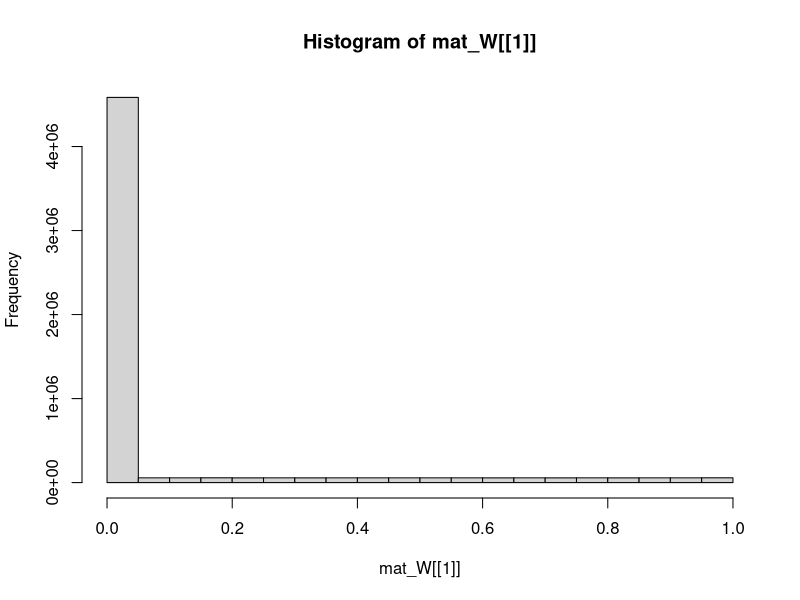
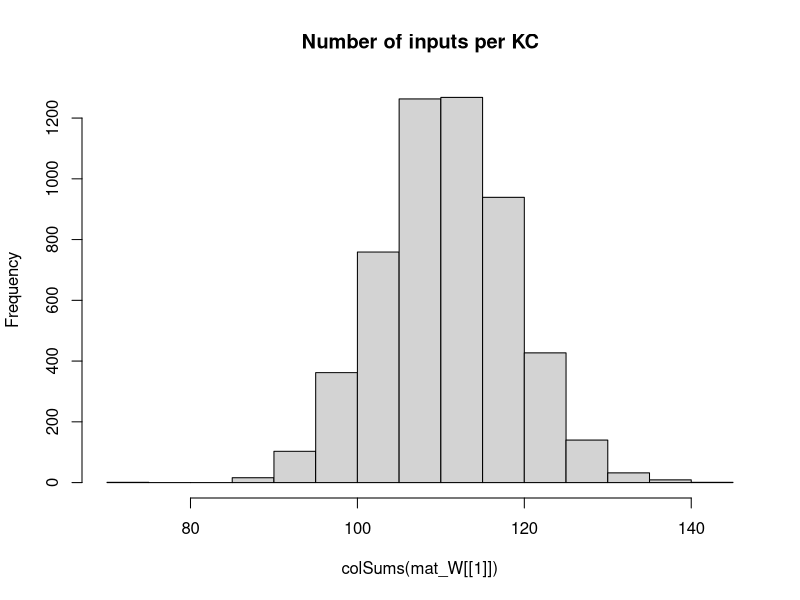

Write R code to recreate these figures, in order. (Note: this script raises an error after producing the figures.)
## Development Code for Willsaw NN image recognition of zfish larva
## KL 2021
## I will implement a MB random kernel NN as in my Ant Navigation paper 
## This Files Trains the weights of  2 Layer Net : Random Expansion Feature Layer (Random Kernel Trick) -> Perceptron Output neuron 
## The connections in L1 Random Sparse Net are data independent, while L2 wights are trained via +ve larva head template samples to filter patterns that look like larva
## The input images are labeled as Fish and non fish according to the folder they are placed.
# Output is saved as pgm images which are then loaded by tracker software so as to implemend the simple classifier net implemended here 

library("pixmap")
library("yaml")


## Initialiaze the random Weight vector of an L1 (KC) neuron  
init_random_W <- function(m,p){
  # Draw random Number N of Sampled Inputs From Binomial
  n <- rbinom(1,NROW(m),p)
  ## Set N random synapses as inputs to KC
  idx <- sample(1:NROW(m),n)
  m <- runif(NROW(m))/100 ##Weak Synapses
  ## Likely Stronger Subset
  m[idx] <- runif(n) #1/NROW(m)
  return (m)
}

## Sigmoid//logistic Transfer Function
N_transfer <- function(activation)
{
  return (1/(1+exp(-activation)))
}


## Derivative Sigmoid/logistic Transfer Function
N_transfer_D <- function(activation)
{
  return (N_transfer(activation)*(1-N_transfer(activation)) )
}

N_activation <- function(X,W,B)
{
  ## If more Than Half input units (based on Avg inputs) is active - then activate KC
  
  #  if ( sum(X) > KC_THRES )
  #    return (1)
  # else
  ## Bias is just another W attached to a fixed Input 1
  return (X%*%W + B)
}

## Copies A Smaller Matrix To the Middle of a larger one - (Pasting Image on larger canvas)
matrix_paste <- function(src,target)
{
  x_offset <- round((ncol(target)- ncol(src))/2 )
  y_offset <- round((nrow(target)- nrow(src))/2 )
  target[ (1+y_offset):(y_offset+nrow(src)),(1+x_offset):(x_offset+ncol(src))] <-src
  return(target)
}


sparse_binarize <- function(X,INPUT_SPARSENESS)
{
  ## Binarize Input Image / Set Sparsensess ##
  pxsparse = 1.0
  thres_bin = mean(X)
  max_iter = 100
  
  while (pxsparse > INPUT_SPARSENESS & max_iter > 0)
  {
    X_bin <-  as.numeric(X > thres_bin)
    pxsparse <- sum(as.numeric(X_bin[X_bin > 0]))/length(X_bin)
    thres_bin = thres_bin + 0.01;
    max_iter = max_iter + 1
  }
  
  
  message("Input Sparseness:",pxsparse)
  
  return(X_bin)
}



### EXPORT MAtrix to YAML for !!opencv-matrix##
matrixToYamlForOpenCV <- function(mat)
{
  ##!!opencv-matrix
  strHeader <- "!!opencv-matrix\n rows: %d\n cols: %d\n dt: f\n data:["
  ## Matrix Will Be saved Transposed Because Data serial Reading Order is by row in OpenCV while Here Serialization is By Column
  strHeader <- sprintf(strHeader,nrow(mat),ncol(mat))
  strData = ""
  lineWidth = 100#min(100,length(mat))
  
  ## COMMENTED OUT AS SUDDENLY as.yaml started adding new Lines in data automatically - The following routine does this manually
  # ##Long Strings Need to be broken by New Lines otherwise OPENCV FIle Storage FAils
  # if (length(mat) > lineWidth){
  #   fcon<- tempfile("matrixYaml")
  #   
  #   ## Need to export To TEMP file as string Concat Is too SLOW
  #   for (i in seq(1,length(mat),lineWidth) ){
  #     write(mat[i:min(i+lineWidth-1,length(mat)-1)], file = fcon,ncolumns = 100, append = TRUE, sep = ", ")
  #     ##cat(",",file = fcon, append = TRUE,fill=FALSE)
  #     #strData = paste0(strData, toString(mat[i:min(i+lineWidth,length(mat))],"\n",width=0))
  #   }
  #   ## Join  All Lines Back INto One String - With Newlines and Commas and Intendation
  #   #strData = noquote()
  #   strData = noquote(paste0(
  #                     readLines(con = fcon, n = -1L, ok = TRUE, warn = TRUE, skipNul = FALSE, encoding = "UTF-8"),
  #                            collapse=",\n         ")) ##
  #   #class(strData) <- "verbatim"
  # }else
    
  ## Need to TransposeBecause Data serial Reading Order is by row in OpenCV while Here Serialization is By Column
  strData = toString(t(mat))
  
  
  strRet=  noquote(paste0(strHeader,strData,"]")) 
  
  
  ##Character vectors that have a class of ‘verbatim’ will not be quoted in the output YAML 
  class(strRet) <- "verbatim"
  ##class(strRet) <- "verbatim"
  #write(strRet,file = fcon)  
  return(noquote(strRet) )
}




## Process 2 Layer Network - Return Last Node Output produced for each input image
## Note : Input Layer Is Simplified - No activation function needed or Bias - Input image intentities are taken as activations
## Target_output is vector of desired output for each output Neuron these I chose to be L2_1=1 (Fish) L2_2=1 (Non Fish)
net_proc_images <- function(input_list,mat_W,Layer_Bias,learningRate = 0.0)  
{
  
  L_X     <- list() ## Output Of Layer k
  L_A     <- list() ## Activation of  Layer k
  L_delta <- list()  ## Delta is the "cost attributable to (the value of) that node". 
  L2_out <- list()
  
  Target_output = c(1,0)  
  fileidx <- 0
  outError = 0 #'Mean Sq Error Of File Batch'
  ## TRAIN /TEST ##
  img_list <- input_list[,1]
  label_list <-cbind.data.frame(F=(input_list[,2]),NF=(input_list[,3]) )##Target output/labels
  
  ## Matrix Of  image Input Vectors  
  mat_X = matrix(0,ncol=nrow(mat_W[[1]]),nrow=length(img_list) )
  
  for (in_img in img_list)
  {
    fileidx= fileidx + 1
    
    imgT <- read.pnm(as.character(in_img) )
    mat_img <- getChannels(imgT)
    X <- as.vector(mat_img)
    ### Add Fixed input 1 - To operate As Adjustable Bias for each input   
    ##X[length(X)] <- 1 # c(as.vector(mat_img),1)
    
    ##message(in_img," Input Dim:", dim(mat_img)[1],"x",dim(mat_img)[2],"=",dim(mat_img)[2]*dim(mat_img)[1])
    
    if (length(X) > n_top_px)
    {
      warning("input sample too big - skipping")
      next
    }
    
    ## If Loaded image is Smaller than INput - Then Resize (paste into) larger Matrix to fit
    if (length(X) < n_top_px)
    {
      ##message("input sample Smaller than Canvas - pasting")
      mat_t <- matrix(0,nrow=img_dim[1],ncol=img_dim[2])
      mat_img <- matrix_paste(mat_img,mat_t)
      ##message("Converted  Dim:", dim(mat_img)[1],"x",dim(mat_img)[2],"=",dim(mat_img)[2]*dim(mat_img)[1])
    }
    
    ##mypic = new("pixmapGrey", size=dim(mat_img),grey = mat_img);plot(mypic)
    ## Convert to Col Vector
    X <- sparse_binarize(as.vector(mat_img),INPUT_SPARSENESS)
    
  
    dim(X) <- c(1,length(X)) ## Make into Row Vector
    
    if (length(X) > n_top_px)
    {
      warning(in_img,"Image Too large. Skipping")
      next
    }
    
    stopifnot(length(mat_X[fileidx,]) ==length(X) ) 
    mat_X[fileidx,] <- X # Save In Vector to MAtrix
    
    
    ##Input Layer Is Simplified - No activation function needed or Bias - Input image intentities are taken as activations
    ##Activation 
    L_A[[1]] <- X
    L_X[[1]] <- N_transfer(X)
    ## Due to R hell with numbers ecoming Factors I need to do this tricl
    mat_Y <- apply(as.matrix(label_list),2,strtoi)
    
    Target_output <-mat_Y[fileidx,] 
    ### 
    
    ## Forward Propagation ## 
    for (i in 2:(N_Layers+1) )
    {
      L_A[[i]] <- N_activation(L_X[[i-1]], mat_W[[i-1]], Layer_Bias[[i-1]]) ## v_Layer_Bias[i]  
      L_X[[i]] <- N_transfer(L_A[[i]])
    }
    
    outError = outError + sum( ( Target_output - L_X[[i]] ) )
    
    #hist(mat_W[[l-1]],main="before")
    ## Note Indexes L_X and mat/biases are off by one because LX_1 is considerened an input layer, while neural layer is l=2
    ## Back Propagation ##
    for (l in (N_Layers):1 )
    {
      ##On Output Layer
      if (l == (N_Layers))
      {
        ## Element Wise Product (hadamart Product)
        L_delta[[l]] <- ((N_transfer_D(L_X[[l+1]])) * (L_X[[l+1]] - Target_output)) ##*N_transfer_D(L_X[[l]])
      }else{
        #L_delta[[l]] <- L_delta[[l+1]] %*% t(mat_W[[l]])*N_transfer_D(L_X[[l]])
        L_delta[[l]] <-   (L_delta[[l+1]]) %*% t(mat_W[[l+1]]) *N_transfer_D(L_X[[l+1]]) ## %*% t(N_transfer_D(L_X[[l-1]]) )
      }
      
      dE <- t(L_A[[l]]) %*% (L_delta[[l]])  
      dW <- learningRate*dE 
      ##Add average change over batch samples
      mat_W[[l]] <- mat_W[[l]] -  dW ##length(img_list)
      Layer_Bias[[l]] <- Layer_Bias[[l]] - (L_delta[[l]])  
    }
    
    #hist(Layer_Bias[[1]])
    
    #hist(mat_W[[1]],main="After")
    
    #hist( KC_out_act[1,])
    ## Calc Layer 1 output based on Activation Threshold Funciton for Units
    #KC_output <- apply(KC_out_act, 2, N_transfer)
    #dim(KC_output) <-c(1,length(KC_output)) ## Make into Row Vector
    
    ## Learn Positive Samples - Simple Perceptron Learning Rule - Over an augmented input X which is projected To High dim via sparse random matrix in L1##
    ## Take Active L1 outputs And Set L2 Input synapses of Output Neuron to High
    # Continuous output /
    #L2_Neurons_out <<- (as.numeric(( KC_output %*%  W_L2)/N_KC))
    # Weight Gradient -
    #DW <- t(KC_output)%*% (Target_output - L2_Neurons_out)/2
    #W_L2 <<-  W_L2 + learningRate*DW ## Update Weight Vector 
    
    
    ##W_L2[W_L2 < 1] <<- 1 ##Cap To Limit Values - Saturation Of Synapses
    ##W_L2[,outNeuronIdx][W_L2< -1] <<- -1
    
    #stopifnot(ncol(KC_output) == nrow(W_L2))
    ## Calc Output Neuron - Perceptron 
    ## FWD PROP CAlc MSQE - Fwd Propagate Entire Input Matrix 
    ## Forward Propagation ## 
    L1 <- N_transfer(N_activation(mat_X, mat_W[[1]], matrix(rep(Layer_Bias[[1]],nrow(mat_X)),nrow=nrow(mat_X) ))) ## v_Layer_Bias[i]  
    L2 <-  N_transfer(N_activation(L1,mat_W[[2]] , matrix(rep(Layer_Bias[[2]],nrow(mat_X)),nrow=nrow(mat_X) ) )  )
    MSQError =  sum((mat_Y - L2)^2)/nrow(mat_X)
    
    
    L2_out[[fileidx]] <- list(Err=0.5*sum((Target_output - L2[fileidx,])^2),
                              MSERR=MSQError,
                              L2_F=L2[fileidx,1],
                              L2_NF=L2[fileidx,2],
                              KC_active = sum(L1[fileidx,][L1[fileidx,]>0.5]),
                              KC_total = length(L1[fileidx,]),
                              # input_sparse= pxsparse,
                              file=in_img
    )
    
    
    
    message(fileidx,". MSQERR:",MSQError,"  ", L2_out[[fileidx]]$L2_F, "-", L2_out[[fileidx]]$L2_NF, " ERR: ", L2_out[[fileidx]]$Err ," ",in_img)
    
    ##message("Recognition Output for Img ",in_img," is F:",L_X[[3]][1]," non-F:",L_X[[3]][2]," Active KC:",L2_out[[fileidx]]$KC_active/N_KC )
    dim(X) = dim(mat_img)
    
    
    #image(X_bin)
    #title(main = paste(in_img,strRes," R:",L2_Neurons_out[1]-L2_Neurons_out[2]), font.main = 4)
  }
  
  lout <- list(X=mat_X,
               W=mat_W,
               B=Layer_Bias,
               out=data.frame( do.call(rbind,L2_out ) ))
  
  MSQError =  sum((mat_Y - L2)^2)/nrow(mat_X)
  
  return(lout  )
}


img_dim <- c(38,28)
N_Layers <- 2

n_top_px <- img_dim[2]*img_dim[1]
N_KC = n_top_px*5 ## Number of Kenyon Cells (Input layer High Dim Coding)
N_SYN_per_KC <- n_top_px/5 ## Number of pic Features each KC neuron Codes for
KC_THRES <- N_SYN_per_KC*0.25 ## Number of INput that need to be active for KC to fire/Activate
v_Layer_N <- c(n_top_px, N_KC, 2)
Layer_Bias <- list() ## Number of INput that need to be active for Neuron to fire/Activate
INPUT_SPARSENESS = 0.20

mat_W <<- list() # List Of Weight Matrices
## Make Sparse Random Synaptic Weight matrix Selecting Inputs for each KC
for (k in 1:N_Layers)
{
  mat_W[[k]] <- matrix(0,nrow=v_Layer_N[k],ncol=v_Layer_N[k+1])
  ## Init Random
  mat_W[[k]] <- apply(mat_W[[k]],2,init_random_W,N_SYN_per_KC/n_top_px) ##
  Layer_Bias[[k]] <- rep(1,v_Layer_N[k+1]) ## Initialiaze Neural Biases
}

hist(mat_W[[1]])
hist(colSums(mat_W[[1]]),main="Number of inputs per KC")



##Layer 2 (Output Perceptron)
#L2_Neurons <<- 2

## Apply Input Image ##
## list training files 
setwd("/home/kostasl/workspace/zebrafishtrack/Rplots")
sPathTrainingSamples="../img/trainset/fish"
sPathTrainingNonSamples="../img/trainset/nonfish/"
sPathTestingSamplesFish="../img/fish/"
sPathTestingSamplesNonFish="../img/nonfish/"

img_list_train_fish =  cbind(files=list.files(path=sPathTrainingSamples,pattern="*pgm",full.names = T),F=1,NF=0) 
img_list_test_fish = cbind(files=list.files(path=sPathTestingSamplesFish,pattern="*pgm",full.names = T),F=1,NF=0)
img_list_train_nonfish =   cbind(files=list.files(path=sPathTrainingNonSamples,pattern="*pgm",full.names = T),F=0,NF=1)
img_list_test_nonfish =  cbind(files=list.files(path=sPathTestingSamplesNonFish,pattern="*pgm",full.names = T),F=0,NF=1)

img_list_all <- rbind.data.frame(img_list_train_fish,img_list_test_fish,img_list_train_nonfish,img_list_test_nonfish,stringsAsFactors = FALSE)
#img_list_test=  list.files(path=sPathTestingSamples,pattern="*pgm",full.names = T) Samples ##


#img_list_all <- rbind.data.frame(img_list_train_fish,img_list_test_fish,stringsAsFactors = FALSE)


lFitError <- list()
dfitRecord <- data.frame()


for (i in 1:1)
{  
  
  dLearningRate =0.01
  img_list_suffled <- img_list_all[sample(1:nrow(img_list_all)),]
  
  # TRAIN On Fish 
  dnetout <- net_proc_images(img_list_suffled,mat_W,Layer_Bias, dLearningRate)
  mat_W = dnetout$W
  Layer_Bias = dnetout$B
  
  plot(unlist(dnetout$out$MSERR),main=paste(i,"Mean SQ Err"))

}

fishNet <- list(LW1=mat_W[[1]],
                LW2=mat_W[[2]],
                LB1=Layer_Bias[[1]],
                LB2=Layer_Bias[[2]] 
)


#attr(fishNet$LW1, "tag") <- "!!opencv-matrix" ##Adding tags Also Change The Header to Verbatim, which does not work in OPENCV
attr(fishNet$LW2, "tag") <- "!!opencv-matrix"
attr(fishNet$LB1, "tag") <- "!!opencv-matrix"
attr(fishNet$LB2, "tag") <- "!!opencv-matrix"



#fishNet <- list(LW1=Layer_Bias[[2]]
#)
## EXPORT TO YAML FOR OPENCV - Custom/hacked exporter routine specific to OPENCV
filename <- "fishNet.yml"
con <- file(filename, "w")
message("Exporting to YAML-Wait for it , this may take a while...")
write("%YAML:1.0",con) ##Header Is necessary For OPENCV 
## Indentation Needs to be 3
str_yaml<- noquote(as.yaml(fishNet, handlers=list(matrix=matrixToYamlForOpenCV), line.sep="\n",indent=3,unicode=F))
#  CLEAN UP String FRom Escape Chars
## the Var Type tag !!opencv-matrix needs to be on same line as vairable Name - For OpenCV file store - FIX
str_yaml <- gsub("\n  !!opencv-matrix","!!opencv-matrix",str_yaml,fixed = T)
str_yaml <- gsub("\\n","\n",str_yaml,fixed = T)## Remove Escaped NewLines
str_yaml <- gsub("\"","",str_yaml,fixed = T)#Remove Quates

write(noquote(str_yaml),con,append=TRUE) ##Header Is necessary For OPENCV 
close(con)



#}

#       ##Test 
#   dnetout_tfish <- net_proc_images(img_list_test_fish,0.3, c(1,0))
#   #hist(unlist(dnetout_fish$L2_F),breaks=10,main="Class Fish Responses to F+ samples" )
#   ##L1 threshold set too high - patterns do not propagate
#   stopifnot(sum(unlist(dnetout_tfish$KC_active)) > 1)
#     
#   SqError_FisF <- sum((1 -unlist(dnetout_tfish$L2_F))^2)/nrow(dnetout_tfish)
#   SqError_FisNotNF <- sum((-1 -unlist(dnetout_tfish$L2_NF))^2)/nrow(dnetout_tfish)
#   
#   message("Sq. Error: F+:",SqError_FisF," F-:",SqError_FisNotNF)
#   
#   dnetout_tnotfish <- net_proc_images(img_list_test_nonfish,dLearningRate,c(0,1))
#   ##hist(unlist(dnetout_notfish$L2_NF),breaks=10,main="Class Not Fish Responses to F- samples" )
#   
#   SqError_NFisNotF <- sum((-1 -unlist(dnetout_tnotfish$L2_F))^2)/nrow(dnetout_tnotfish)
#   SqError_NFisNF <- sum((1 -unlist(dnetout_tnotfish$L2_NF))^2)/nrow(dnetout_tnotfish)
#   
#   #message("Sq. Error: F+:",SqError_NFisNotF," F-:",SqError_NFisNF)
# 
#   
#   SqClassError = sum(SqError_FisF,SqError_FisNotNF,SqError_NFisNotF,SqError_NFisNF)   
#   lFitError[[i]] = list(S_error=SqClassError,FishisFish=SqError_FisF,FishNotFish=SqError_FisNotNF,
#                         NotFishIsFish=SqError_NFisNotF,
#                         NotFishIsNotFish=SqError_NFisNF)
#   
#   dfitRecord <<- data.frame( do.call(rbind,lFitError ) )
#   plot(unlist(dfitRecord$S_error),xlim=c(1,100) ,xlab="Fit Error",ylim=c(0,2))
# 
# 
# ## Test Fish
# dnetout_testfish <- net_proc_images(img_list_test_fish,0,c(-1,1))
# ##hist(unlist(dnetout_notfish$L2_NF),breaks=10,main="Class Not Fish Responses to F- samples" )
# dnetout_testnonfish <- net_proc_images(img_list_test_nonfish,0,c(-1,1))
# 
# 
# SqError_NFisNotF <- sum((-1 -unlist(dnetout_testfish$L2_F))^2)/nrow(dnetout_testfish)
# SqError_NFisNF <- sum((1 -unlist(dnetout_testfish$L2_NF))^2)/nrow(dnetout_testfish)
# 
# 
# 
# 
# plot(unlist(dfitRecord$S_error),xlim=c(1,100) ,xlab="Fit Error",ylim=c(00,800))
# 
# plot(unlist(dfitRecord$FishisFish) )
# plot(unlist(dfitRecord$FishNotFish) )
# plot(unlist(dfitRecord$NotFishIsFish) )
# plot(unlist(dfitRecord$NotFishIsNotFish) )
# 
# 
# 
# ## Test Responses ## 
# dnetout_test <- net_proc_images(img_list_test,0.0,c(0,0))
# dnetout_test_nonfish <- net_proc_images(img_list_train_nonfish,0.0,c(-1,1))
# 
# 
# 
# colSums(W_L2)
# 
# l_out_n <- net_proc_images(img_list_train_nonfish,-dLearningRate/5,1)
# colSums(W_L2)
# 
# colSums(W_L2)
# 
# 
#  ## Save KC Matrix As Image (To Be loaded by Tracker)
#  ## Save Trained Weights As Image (To load by Tracker)
#  KC_sparse_pic <- pixmapGrey(mat_W[[1]], nrow=dim(mat_W[[1]])[1],ncol=dim(mat_W[[1]])[2])
#  plot(KC_sparse_pic)
#  write.pnm(KC_sparse_pic,file="L1_W_SparseNet.pgm")
# # 
# # ## Shift Values
#  L_W2 <- (mat_W[[2]])+1.0
#  L_W2 <- apply(L_W2,2,rev)
#  Lout_pic <- pixmapGrey(L_W2, nrow=dim(mat_W[[2]])[1],ncol=dim(mat_W[[2]])[2],cellres=1)
#  plot(Lout_pic)
#  write.pnm(Lout_pic,file="L2_W_SparseNet.pgm")
# 
#  Lout_pic <- pixmapGrey(Layer_Bias[[1]], nrow=dim(Layer_Bias[[1]])[1],ncol=dim(Layer_Bias[[1]])[2],cellres=1)
#  plot(Lout_pic)
#  write.pnm(Lout_pic,file="L1_B_SparseNet.pgm")
#  
#  
#  Lout_pic <- pixmapGrey(Layer_Bias[[2]],  nrow=dim(Layer_Bias[[2]])[1],ncol=dim(Layer_Bias[[2]])[2],cellres=1)
#  plot(Lout_pic)
#  write.pnm(Lout_pic,file="L2_B_SparseNet.pgm")
#  #
#  # 
# # 
# ## Load Matrix And Test
# imgT <- read.pnm(file="L1_W_SparseNet.pgm")
# mat_WL1 <- getChannels(imgT)
# 
# imgT <- read.pnm(file="L2_W_SparseNet.pgm")
# mat_WL2 <- getChannels(imgT)-1.0 ##Reverse Order

# 
# hist(W_L2)
# 
# cc <- getChannels(Lout_pic)
# plot(pic_outL)
